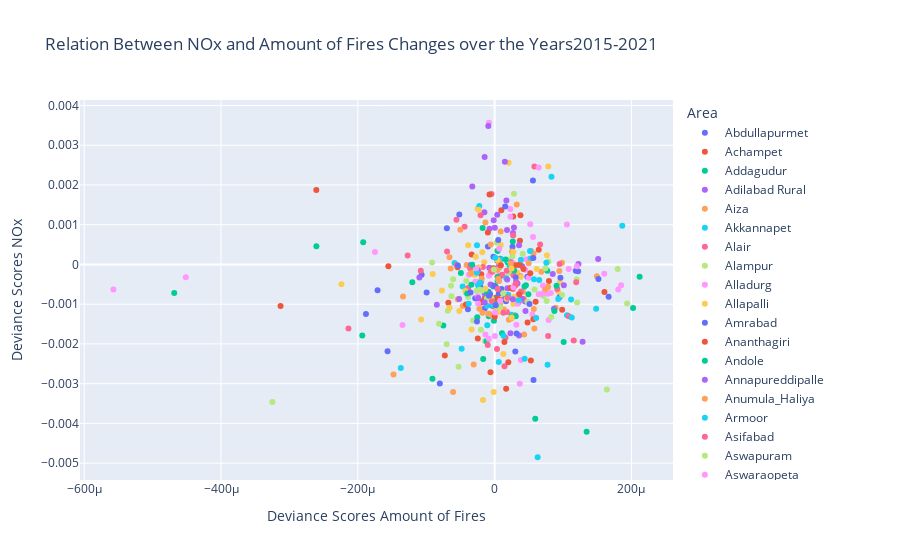

Here is the notebook cell this chart was saved with:
### Code cell
os.chdir('c:\\Users\\Jesse\\OneDrive\\Documenten\\Master BAOR\\Thesis\\GitHub\\dicra\\analytics\\sandbox\\notebooks\\crop_fires\\DPPD_Jesse\\NOx')
NOx_df = pd.read_csv('NOx_years_mandal.csv', index_col=0)
df = correlation(NOx_df, 2015, 2021, 'NOx', mandal_boundaries, 'Mandal_Nam', 'mandal')
